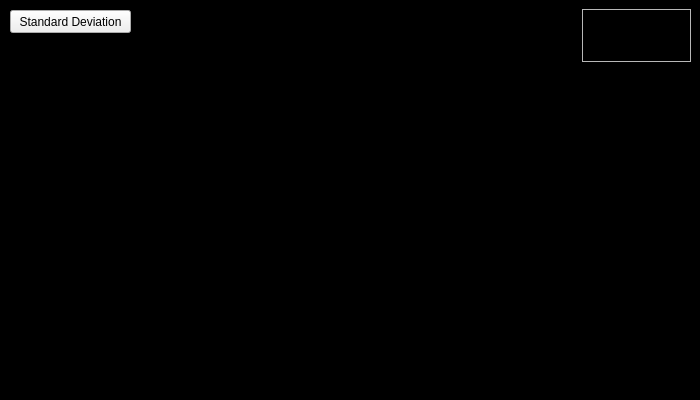
<?xml version="1.0" encoding="UTF-8"?>
<ui version="4.0">
 <class>MainWindow</class>
 <widget class="QMainWindow" name="MainWindow">
  <property name="geometry">
   <rect>
    <x>0</x>
    <y>0</y>
    <width>700</width>
    <height>400</height>
   </rect>
  </property>
  <property name="windowTitle">
   <string>Debug</string>
  </property>
  <property name="windowIcon">
   <iconset resource="../../../Resources/nSOTScannerResources.qrc">
    <normaloff>:/nSOTScanner/Pictures/jj_schema.svg</normaloff>:/nSOTScanner/Pictures/jj_schema.svg</iconset>
  </property>
  <widget class="QWidget" name="centralwidget">
   <property name="styleSheet">
    <string notr="true">#centralwidget
{
background-color: rgb(0, 0, 0);
}</string>
   </property>
   <widget class="QFrame" name="frame_Buttons">
    <property name="geometry">
     <rect>
      <x>582</x>
      <y>9</y>
      <width>109</width>
      <height>53</height>
     </rect>
    </property>
    <property name="frameShape">
     <enum>QFrame::StyledPanel</enum>
    </property>
    <property name="frameShadow">
     <enum>QFrame::Raised</enum>
    </property>
   </widget>
   <widget class="QPushButton" name="pushButton_StandardDeviation">
    <property name="geometry">
     <rect>
      <x>10</x>
      <y>10</y>
      <width>121</width>
      <height>23</height>
     </rect>
    </property>
    <property name="text">
     <string>Standard Deviation</string>
    </property>
   </widget>
  </widget>
 </widget>
 <resources>
  <include location="../../../Resources/nSOTScannerResources.qrc"/>
 </resources>
 <connections/>
</ui>
